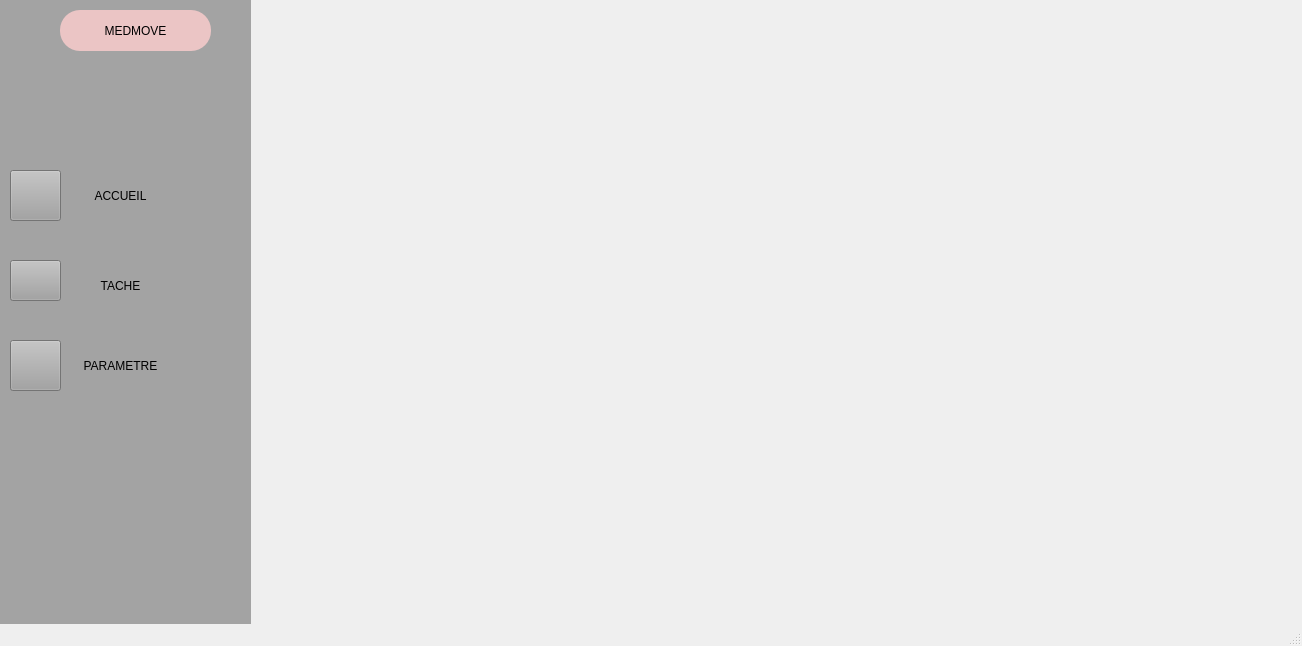
<?xml version="1.0" encoding="UTF-8"?>
<ui version="4.0">
 <class>MainWindow</class>
 <widget class="QMainWindow" name="MainWindow">
  <property name="geometry">
   <rect>
    <x>0</x>
    <y>0</y>
    <width>1302</width>
    <height>646</height>
   </rect>
  </property>
  <property name="windowTitle">
   <string>MainWindow</string>
  </property>
  <property name="styleSheet">
   <string notr="true"/>
  </property>
  <widget class="QWidget" name="centralwidget">
   <widget class="QWidget" name="widget_3" native="true">
    <property name="geometry">
     <rect>
      <x>0</x>
      <y>0</y>
      <width>251</width>
      <height>781</height>
     </rect>
    </property>
    <property name="styleSheet">
     <string notr="true">background-color: rgb(163, 163, 163);</string>
    </property>
    <widget class="QPushButton" name="pushButton_2">
     <property name="geometry">
      <rect>
       <x>10</x>
       <y>170</y>
       <width>51</width>
       <height>51</height>
      </rect>
     </property>
     <property name="styleSheet">
      <string notr="true">background-image: url(:/image/home (1).svg);</string>
     </property>
     <property name="text">
      <string/>
     </property>
    </widget>
    <widget class="QPushButton" name="pushButton_10">
     <property name="geometry">
      <rect>
       <x>70</x>
       <y>160</y>
       <width>101</width>
       <height>71</height>
      </rect>
     </property>
     <property name="styleSheet">
      <string notr="true">border-radius: 30px;

color: black;
padding: 0 8px;
background-color: rgb(163, 163, 163);
font: bold, &quot;Comic Sans MS&quot;;;
text-align:center;</string>
     </property>
     <property name="text">
      <string>ACCUEIL</string>
     </property>
    </widget>
    <widget class="QPushButton" name="pushButton_11">
     <property name="geometry">
      <rect>
       <x>10</x>
       <y>260</y>
       <width>51</width>
       <height>41</height>
      </rect>
     </property>
     <property name="styleSheet">
      <string notr="true">background-image: url(:/image/align-justify.svg);</string>
     </property>
     <property name="text">
      <string/>
     </property>
    </widget>
    <widget class="QPushButton" name="pushButton_12">
     <property name="geometry">
      <rect>
       <x>70</x>
       <y>250</y>
       <width>101</width>
       <height>71</height>
      </rect>
     </property>
     <property name="styleSheet">
      <string notr="true">border-radius: 30px;

color: black;
padding: 0 8px;
background-color: rgb(163, 163, 163);
font: bold, &quot;Comic Sans MS&quot;;;
text-align:center;</string>
     </property>
     <property name="text">
      <string>TACHE</string>
     </property>
    </widget>
    <widget class="QPushButton" name="pushButton_13">
     <property name="geometry">
      <rect>
       <x>70</x>
       <y>330</y>
       <width>101</width>
       <height>71</height>
      </rect>
     </property>
     <property name="styleSheet">
      <string notr="true">border-radius: 30px;

color: black;
padding: 0 8px;
background-color: rgb(163, 163, 163);
font: bold, &quot;Comic Sans MS&quot;;;
text-align:center;</string>
     </property>
     <property name="text">
      <string>PARAMETRE</string>
     </property>
    </widget>
    <widget class="QPushButton" name="pushButton_14">
     <property name="geometry">
      <rect>
       <x>10</x>
       <y>340</y>
       <width>51</width>
       <height>51</height>
      </rect>
     </property>
     <property name="styleSheet">
      <string notr="true">background-image: url(:/image/settings.svg);</string>
     </property>
     <property name="text">
      <string/>
     </property>
    </widget>
    <widget class="QPushButton" name="pushButton_15">
     <property name="geometry">
      <rect>
       <x>60</x>
       <y>10</y>
       <width>151</width>
       <height>41</height>
      </rect>
     </property>
     <property name="styleSheet">
      <string notr="true">font: 75 8pt &quot;MS Shell Dlg 2&quot;;
border-radius: 20px;
color: black;
padding: 0 8px;
background: #ebc5c5;
font: bold, &quot;Comic Sans MS&quot;;;
text-align:center;</string>
     </property>
     <property name="text">
      <string>MEDMOVE</string>
     </property>
    </widget>
   </widget>
   <widget class="QWidget" name="widget" native="true">
    <property name="geometry">
     <rect>
      <x>240</x>
      <y>0</y>
      <width>1231</width>
      <height>731</height>
     </rect>
    </property>
    <property name="styleSheet">
     <string notr="true">background-image: url(:/image/homeee.png);</string>
    </property>
   </widget>
  </widget>
  <widget class="QMenuBar" name="menubar">
   <property name="geometry">
    <rect>
     <x>0</x>
     <y>0</y>
     <width>1302</width>
     <height>22</height>
    </rect>
   </property>
  </widget>
  <widget class="QStatusBar" name="statusbar"/>
 </widget>
 <resources/>
 <connections/>
</ui>
